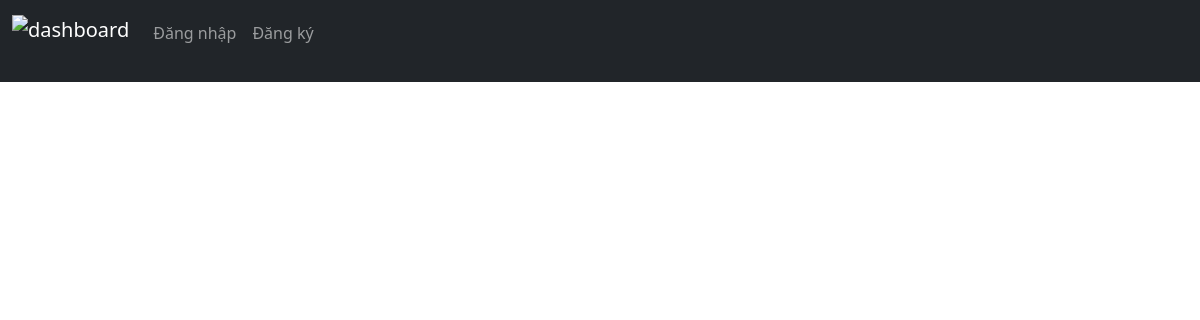
Page /classes on the earlier database version.
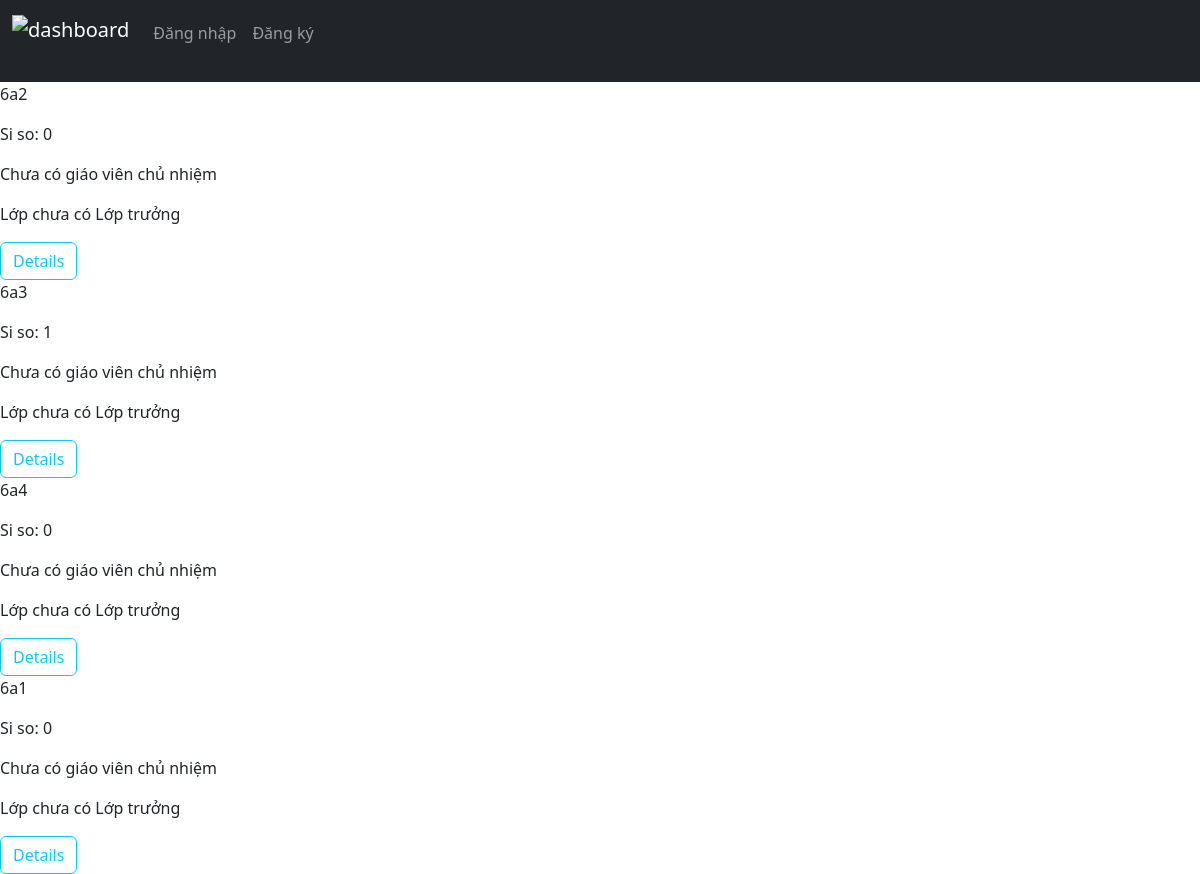
Same page on the later database version.
### Du_An/models.py (models this page shows, shortened)
class Class(models.Model):
    name = models.CharField(max_length=3, unique=True)
    def __str__(self):
        return self.name

class ClassYearProfile(models.Model):
    classroom = models.ForeignKey(Class, on_delete=models.CASCADE, related_name="profiles") #-W profile with 's'
    year = models.PositiveSmallIntegerField(blank=False, default=date.today().year)
    form_teacher = models.OneToOneField(Teacher, on_delete=models.CASCADE, null=True, blank=True, default=None, related_name="form_class")
    subject_teachers = models.ManyToManyField("ClassSubjectTeacher", blank=True, related_name="classroom")
    def __str__(self):
        return f"{self.id}| {self.classroom.name}| {self.year}"

### Du_An/views.py (the view, shortened to what this page needs)
# urls.py: path("classes", views.view_classes, name="classes"),
def view_classes(request):
    if request.method == "GET":
        classes = Class.objects.all()
        print([{"class": classroom, "profile": classroom.profiles.get(year=this_year)} for classroom in classes ])
        return render(request, "Du_An/classes.html", {
            "classes": [ {"class": classroom, "profile": classroom.profiles.get(year=this_year)} for classroom in classes ]
        })

### Du_An/templatetags/tags.py (called while the page is built)
@register.simple_tag
def get_student_page_link(classroom: Class, role: str, tagclass: str, year: int = this_year) -> str | None:
    try:
        student = classroom.profiles.get(year=year).students.get(role=role)
        href = "{%" + f"url 'view_student' {student.id}" + "%}"
        return tag("a", attribute=f"href={href} class={tagclass}", content=student.full_name)
    except StudentYearProfile.DoesNotExist:
        return f"Lớp chưa có {get_role_name(role)}"
    except:
        return None

@register.simple_tag
def get_role_name(role: str) -> str | None:
    if role not in STUDENT_ROLE:
        return
    for role_name in role_choices:
        if role in role_name:
            return role_name[-1] #* get the vietnamese name of the role

### Du_An/templates/Du_An/classes.html (shortened to what this page needs)
{% extends 'Du_An/layout.html' %}
{% load static %}
{% load tags %}
{% block body %}
    <div class="classes">
        {% for class in classes %}
            <div class="class">
                <p class="class_name"> {{ class.class.name }} </p>
                <p class="class_student_count">Si so: {{ class.profile.students.count }} </p>
                {% if class.profile.form_teacher %}
                <p>
                    Form teacher: <a class="link-primary link-offset-2 link-opacity-75-hover link-underline-info" href="{% url 'view_teacher' class.profile.form_teacher.id %}">{{ class.profile.form_teacher.full_name }} </a>
                </p>
                {% else %}
                <p>Chưa có giáo viên chủ nhiệm</p>
                {% endif %}
                <p>
                    {% autoescape off %}
                        {% get_student_page_link class.class 'monitor' 'link-info link-offset-2 link-opacity-hover-75'  %}
                    {% endautoescape %}
                </p>
                <a href="{% url 'view_class' class.class.id %}" class="btn btn-outline-info">Details</a>
            </div>
        {% endfor %}
    </div>
{% endblock %}

### Du_An/templates/Du_An/layout.html (shortened to what this page needs)
{% load static %}
<!DOCTYPE html>
<html lang="vi">
<head>
    <link href="https://cdn.jsdelivr.net/npm/bootstrap@5.3.3/dist/css/bootstrap.min.css" rel="stylesheet">
</head>
<body>
    <nav class="navbar navbar-expand-xl navbar-dark bg-dark">
        <div class="container-fluid">
            <a class="navbar-brand mb-4" href="{% url 'dashboard' %}"><img src="{% static 'Du_An/images/PHLogoWeb.png' %}" alt="dashboard"></a>
            <div class="collapse navbar-collapse">
                <ul class="navbar-nav me-auto mb-3">
                    {% if user.is_authenticated %}
                    <li class="nav-item">
                        <a href="{% url 'dashboard' %}" class="nav-link">Dashboard</a>
                    </li>
                    <li class="nav-item">
                        <a href="{% url 'classes' %}" class="nav-link">Danh sách lớp</a>
                    </li>
                    {% if user.teacher %}
                    <li class="nav-item">
                        <a href="{% url 'create_student' %}" class="nav-link">Tạo học sinh</a>
                    </li>
                    {% endif %}
                    <li class="nav-item">
                        <a href="{% url 'logout' %}" class="nav-link">Logout</a>
                    </li>
                    {% else %}
                    <li class="nav-item">
                        <a href="{% url 'login' %}" class="nav-link">Đăng nhập</a>
                    </li>
                    <li class="nav-item">
                        <a href="{% url 'register' %}" class="nav-link"> Đăng ký</a>
                    </li>
                    {% endif %}
                </ul>
            </div>
        </div>
    </nav>
    {% block body %}{% endblock %}
</body>
</html>

Differences in the rows shown:
added Class: class.name "6a2", profile.students.count "0", id.classroom_id "Lớp chưa có Lớp trưởng"
added Class: class.name "6a3", profile.students.count "1", id.classroom_id "Lớp chưa có Lớp trưởng"
added Class: class.name "6a4", profile.students.count "0", id.classroom_id "Lớp chưa có Lớp trưởng"
added Class: class.name "6a1", profile.students.count "0", id.classroom_id "Lớp chưa có Lớp trưởng"
